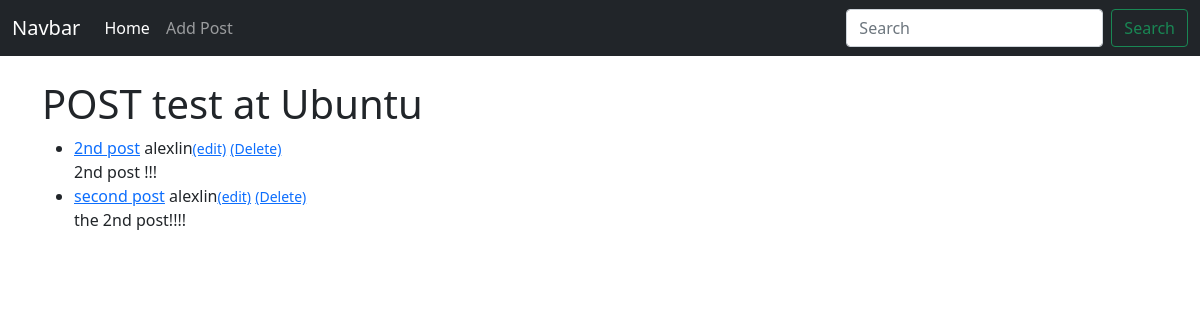
The app's page /, older data.
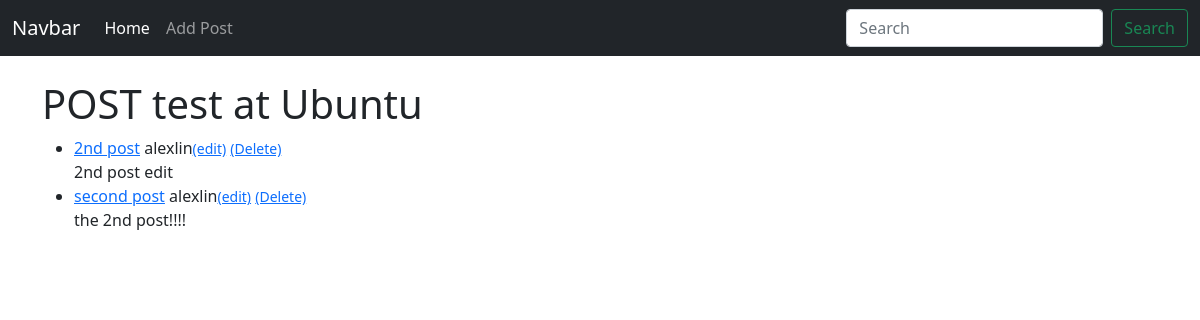
The same page, newer data.
### blog/models.py (models this page shows, shortened)
class Post(models.Model):
    title = models.CharField(max_length=255)
    title_tag = models.CharField(max_length=255,default="")
    author = models.ForeignKey(User, on_delete=models.CASCADE)
    body = models.TextField()

### blog/views.py (the view)
# urls.py: path('', views.HomeView.as_view(), name='home'),
class HomeView(ListView):
    model = Post
    template_name = 'home.html'
    ordering = ['-id']

### blog/templates/home.html
{% extends 'base.html' %}
{% block content %}
<h1>POST test at Ubuntu</h1>
<ul>
    {% for post in object_list %}
    <li><a href="{% url 'article-detail' post.pk %}">{{post.title}}</a>
         {{post.author}}<small><a href="{% url 'update_post' post.pk %}">(edit)</a></small>
         <small><a href="{% url 'delete_post' post.pk %}">(Delete)</a></small>
         <br/>
        {{post.body}}
    {% endfor %}
    </li>
</ul>
{% endblock %}

Row changes from the older to the newer data that the page shows:
changed Post "2nd post": body "2nd post !!!" → "2nd post edit"
